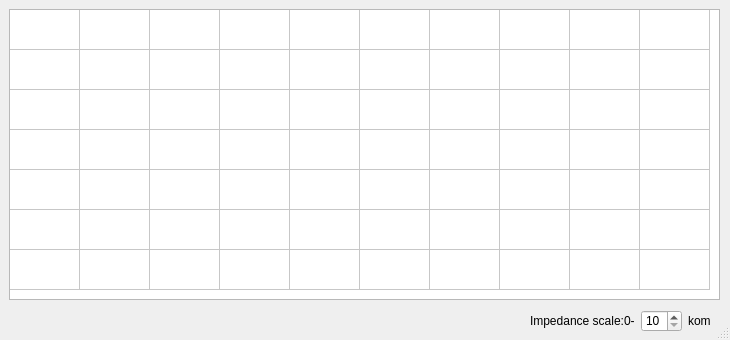
<?xml version="1.0" encoding="UTF-8"?>
<ui version="4.0">
 <class>frmImpedanceDisplay</class>
 <widget class="QDialog" name="frmImpedanceDisplay">
  <property name="geometry">
   <rect>
    <x>0</x>
    <y>0</y>
    <width>730</width>
    <height>340</height>
   </rect>
  </property>
  <property name="minimumSize">
   <size>
    <width>730</width>
    <height>340</height>
   </size>
  </property>
  <property name="maximumSize">
   <size>
    <width>730</width>
    <height>340</height>
   </size>
  </property>
  <property name="windowTitle">
   <string>Impedance</string>
  </property>
  <property name="sizeGripEnabled">
   <bool>true</bool>
  </property>
  <widget class="QTableWidget" name="tableWidgetValues">
   <property name="geometry">
    <rect>
     <x>9</x>
     <y>9</y>
     <width>711</width>
     <height>291</height>
    </rect>
   </property>
   <property name="editTriggers">
    <set>QAbstractItemView::NoEditTriggers</set>
   </property>
   <property name="selectionMode">
    <enum>QAbstractItemView::NoSelection</enum>
   </property>
   <property name="rowCount">
    <number>7</number>
   </property>
   <property name="columnCount">
    <number>10</number>
   </property>
   <attribute name="horizontalHeaderVisible">
    <bool>false</bool>
   </attribute>
   <attribute name="horizontalHeaderCascadingSectionResizes">
    <bool>false</bool>
   </attribute>
   <attribute name="horizontalHeaderDefaultSectionSize">
    <number>70</number>
   </attribute>
   <attribute name="horizontalHeaderHighlightSections">
    <bool>false</bool>
   </attribute>
   <attribute name="horizontalHeaderMinimumSectionSize">
    <number>10</number>
   </attribute>
   <attribute name="verticalHeaderVisible">
    <bool>false</bool>
   </attribute>
   <attribute name="verticalHeaderDefaultSectionSize">
    <number>40</number>
   </attribute>
   <attribute name="verticalHeaderHighlightSections">
    <bool>false</bool>
   </attribute>
   <row/>
   <row/>
   <row/>
   <row/>
   <row/>
   <row/>
   <row/>
   <column/>
   <column/>
   <column/>
   <column/>
   <column/>
   <column/>
   <column/>
   <column/>
   <column/>
   <column/>
  </widget>
  <widget class="QWidget" name="">
   <property name="geometry">
    <rect>
     <x>530</x>
     <y>310</y>
     <width>182</width>
     <height>22</height>
    </rect>
   </property>
   <layout class="QHBoxLayout" name="horizontalLayout">
    <item>
     <widget class="QLabel" name="label_2">
      <property name="text">
       <string>Impedance scale:0-</string>
      </property>
     </widget>
    </item>
    <item>
     <widget class="QSpinBox" name="spinBox">
      <property name="minimum">
       <number>10</number>
      </property>
      <property name="maximum">
       <number>20</number>
      </property>
      <property name="singleStep">
       <number>5</number>
      </property>
     </widget>
    </item>
    <item>
     <widget class="QLabel" name="label_3">
      <property name="text">
       <string>kom</string>
      </property>
     </widget>
    </item>
   </layout>
  </widget>
 </widget>
 <resources/>
 <connections/>
</ui>
